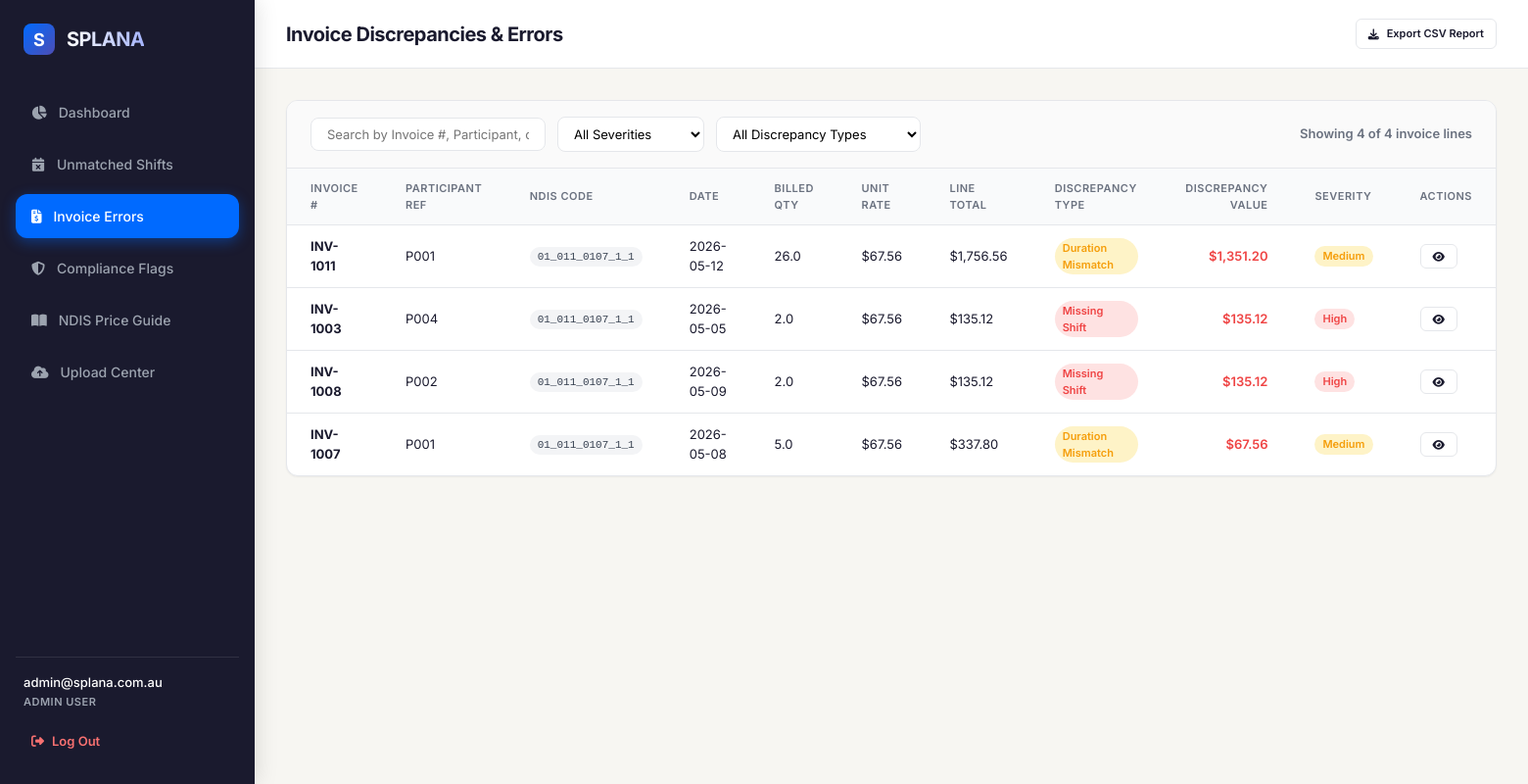
The page /invoice-errors (signed in) on the database its author committed.
### tables this page shows
CREATE TABLE reconciliation_results (
        result_id INTEGER PRIMARY KEY AUTOINCREMENT,
        run_datetime TIMESTAMP DEFAULT CURRENT_TIMESTAMP,
        shift_id TEXT,
        invoice_id INTEGER,
        invoice_number TEXT,
        match_status TEXT, -- 'matched', 'unmatched', 'partial'
        discrepancy_type TEXT, -- 'none', 'unbilled_shift', 'missing_shift', 'duration_mismatch', 'rate_mismatch', 'multiple_shifts'
        discrepancy_amount REAL DEFAULT 0.0,
        flag_severity TEXT, -- 'none', 'low', 'medium', 'high'
        notes TEXT,
        FOREIGN KEY(shift_id) REFERENCES shifts(shift_id),
        FOREIGN KEY(invoice_id) REFERENCES invoices(invoice_id)
    );

CREATE TABLE invoices (
        invoice_id INTEGER PRIMARY KEY AUTOINCREMENT,
        invoice_number TEXT NOT NULL,
        line_date TEXT NOT NULL,
        participant_reference TEXT NOT NULL,
        support_item_code TEXT NOT NULL,
        description TEXT,
        quantity REAL,
        unit_amount REAL,
        line_total REAL,
        payment_status TEXT,
        uploaded_at TIMESTAMP DEFAULT CURRENT_TIMESTAMP
    );

### app.py (the view)
@app.route('/invoice-errors')
@login_required
def invoice_errors():
    conn = get_db()
    cursor = conn.cursor()
    cursor.execute("""
        SELECT
            r.result_id,
            r.match_status,
            r.discrepancy_type,
            r.discrepancy_amount,
            r.flag_severity,
            r.notes,
            i.invoice_number,
            i.line_date,
            i.participant_reference,
            i.support_item_code,
            i.description,
            i.quantity,
            i.unit_amount,
            i.line_total,
            i.payment_status,
            s.shift_id
        FROM reconciliation_results r
        JOIN invoices i ON r.invoice_id = i.invoice_id
        LEFT JOIN shifts s ON r.shift_id = s.shift_id
        WHERE r.match_status = 'unmatched' OR r.discrepancy_type IN ('rate_mismatch', 'duration_mismatch')
        ORDER BY r.discrepancy_amount DESC
    """)
    results = cursor.fetchall()
    conn.close()
    return render_template('invoice_errors.html', user=get_current_user(), results=results)

### app.py (called while the page is built)
def is_logged_in():
    return 'user_id' in session

def get_current_user():
    if not is_logged_in():
        return None
    return {
        "user_id": session.get("user_id"),
        "email": session.get("email"),
        "role": session.get("role")
    }

def login_required(f):
    from functools import wraps
    @wraps(f)
    def decorated_function(*args, **kwargs):
        if not is_logged_in():
            flash("Please log in to access this page.", "error")
            return redirect(url_for('login'))
        return f(*args, **kwargs)
    return decorated_function

### database.py (called while the page is built)
def get_db():
    conn = sqlite3.connect(DB_NAME)
    conn.row_factory = sqlite3.Row
    return conn

### templates/invoice_errors.html (shortened to what this page needs)
{% extends 'base.html' %}
{% block page_header %}Invoice Discrepancies & Errors{% endblock %}
{% block content %}
<div class="data-table-container">
    <div class="table-filter-bar">
        <div class="filter-group">
            <input type="text" id="searchInput" class="search-input" placeholder="Search by Invoice #, Participant, or Code..." onkeyup="filterTable()">
            <select id="severityFilter" class="filter-select" onchange="filterTable()">
                <option value="">All Severities</option>
            </select>
            <select id="discrepancyFilter" class="filter-select" onchange="filterTable()">
                <option value="">All Discrepancy Types</option>
            </select>
        </div>
        <div style="font-size: 13px; font-weight: 600; color: var(--text-muted);">
            Showing <span id="filteredCount">0</span> of {{ results|length }} invoice lines
        </div>
    </div>
    <table class="high-density-table" id="invoicesTable">
        <thead>
            <tr>
                <th>Invoice #</th>
                <th>Participant Ref</th>
                <th>NDIS Code</th>
                <th>Date</th>
                <th>Billed Qty</th>
                <th>Unit Rate</th>
                <th>Line Total</th>
                <th>Discrepancy Type</th>
                <th style="text-align: right;">Discrepancy Value</th>
                <th>Severity</th>
                <th>Actions</th>
            </tr>
        </thead>
        <tbody>
            {% for row in results %}
            <tr data-severity="{{ row.flag_severity|lower }}" data-discrepancy="{{ row.discrepancy_type|lower }}" style="cursor: pointer;" onclick="openDetailsModal('{{ row.invoice_number }}', '{{ row.participant_reference }}', '{{ row.support_item_code }}', '{{ row.line_date }}', '{{ row.quantity }}', '{{ row.unit_amount }}', '{{ row.line_total }}', '{{ row.discrepancy_type }}', '{{ row.discrepancy_amount }}', '{{ row.notes|replace('\'', '\\\'') }}')">
                <td><strong>{{ row.invoice_number }}</strong></td>
                <td>{{ row.participant_reference }}</td>
                <td><span class="badge" style="font-family: monospace; background-color: #F3F4F6; color: #374151; font-weight: 500;">{{ row.support_item_code }}</span></td>
                <td>{{ row.line_date }}</td>
                <td>{{ row.quantity }}</td>
                <td>${{ "{:,.2f}".format(row.unit_amount) }}</td>
                <td>${{ "{:,.2f}".format(row.line_total) }}</td>
                <td>
                    <span class="badge {% if row.discrepancy_type == 'missing_shift' %}severity-high{% else %}severity-medium{% endif %}">
                        {{ row.discrepancy_type|replace('_', ' ') }}
                    </span>
                </td>
                <td style="text-align: right; font-weight: 600; color: var(--danger);">
                    ${{ "{:,.2f}".format(row.discrepancy_amount) }}
                </td>
                <td>
                    <span class="badge severity-{{ row.flag_severity|lower }}">
                        {{ row.flag_severity }}
                    </span>
                </td>
                <td>
                    <button class="btn btn-secondary btn-small" onclick="event.stopPropagation(); this.parentElement.parentElement.click();">
                        <i class="fa-solid fa-eye"></i>
                    </button>
                </td>
            </tr>
            {% endfor %}
        </tbody>
    </table>
</div>
{% endblock %}

### static/style.css (style rules this page uses)
:root { --primary: #006AFF; --primary-hover: #0056cc; --accent: #4D4DB4; --dark: #1A1A2E; --bg-light: #F7F6F2; --white: #FFFFFF; --success: #10B981; --success-light: #D1FAE5; --warning: #F59E0B; --warning-light: #FEF3C7; --danger: #EF4444; --danger-light: #FEE2E2; --info: #3B82F6; --info-light: #DBEAFE; --border-color: #E5E7EB; --text-muted: #6B7280; --font-sans: 'Inter', -apple-system, BlinkMacSystemFont, "Segoe UI", Roboto, Arial, sans-serif; --sidebar-width: 260px; --header-height: 70px; --border-radius: 12px; --shadow-sm: 0 1px 2px 0 rgba(0, 0, 0, 0.05); --shadow-md: 0 4px 6px -1px rgba(0, 0, 0, 0.1), 0 2px 4px -1px rgba(0, 0, 0, 0.06); --shadow-lg: 0 10px 15px -3px rgba(0, 0, 0, 0.1), 0 4px 6px -2px rgba(0, 0, 0, 0.05); }
* { box-sizing: border-box; margin: 0; padding: 0; }
body { font-family: var(--font-sans); background-color: var(--bg-light); color: var(--dark); line-height: 1.5; -webkit-font-smoothing: antialiased; }
.data-table-container { background-color: var(--white); border-radius: var(--border-radius); box-shadow: var(--shadow-sm); border: 1px solid var(--border-color); overflow: hidden; margin-bottom: 24px; }
.table-filter-bar { padding: 16px 24px; border-bottom: 1px solid var(--border-color); display: flex; justify-content: space-between; align-items: center; gap: 16px; flex-wrap: wrap; background-color: #FAFAFA; }
.filter-group { display: flex; align-items: center; gap: 12px; }
.search-input { padding: 8px 16px; border: 1px solid var(--border-color); border-radius: 8px; font-size: 13px; font-family: var(--font-sans); outline: none; min-width: 240px; transition: border-color 0.2s; }
.filter-select { padding: 8px 12px; border: 1px solid var(--border-color); border-radius: 8px; font-size: 13px; font-family: var(--font-sans); outline: none; background-color: var(--white); cursor: pointer; }
.high-density-table { width: 100%; border-collapse: collapse; text-align: left; font-size: 13px; }
.high-density-table th { background-color: #F9FAFB; font-weight: 600; color: var(--text-muted); padding: 12px 24px; border-bottom: 1px solid var(--border-color); text-transform: uppercase; font-size: 11px; letter-spacing: 0.5px; }
.high-density-table td { padding: 12px 24px; border-bottom: 1px solid var(--border-color); color: var(--dark); vertical-align: middle; }
.high-density-table tbody tr:last-child td { border-bottom: none; }
.badge { display: inline-flex; align-items: center; padding: 2px 8px; border-radius: 9999px; font-size: 11px; font-weight: 600; text-transform: capitalize; }
.badge.severity-high { background-color: var(--danger-light); color: var(--danger); }
.badge.severity-medium { background-color: var(--warning-light); color: var(--warning); }
.btn { display: inline-flex; align-items: center; justify-content: center; gap: 8px; padding: 10px 18px; border-radius: 8px; font-size: 13px; font-weight: 600; font-family: var(--font-sans); cursor: pointer; border: none; text-decoration: none; transition: all 0.2s ease; }
.btn-secondary { background-color: var(--white); color: var(--dark); border: 1px solid var(--border-color); }
.btn-small { padding: 6px 12px; font-size: 11px; border-radius: 6px; }

### rows shown on the page
reconciliation_results: invoice_number "INV-1011", participant_reference "P001", support_item_code "01_011_0107_1_1", line_date "2026-05-12", quantity "26.0", discrepancy_type "Duration Mismatch", discrepancy_amount "1,351.20", flag_severity "Medium"
invoices: unit_amount "67.56", line_total "1,756.56"
reconciliation_results: invoice_number "INV-1003", participant_reference "P004", support_item_code "01_011_0107_1_1", line_date "2026-05-05", quantity "2.0", discrepancy_type "Missing Shift", discrepancy_amount "135.12", flag_severity "High"
invoices: unit_amount "67.56", line_total "135.12"
reconciliation_results: invoice_number "INV-1008", participant_reference "P002", support_item_code "01_011_0107_1_1", line_date "2026-05-09", quantity "2.0", discrepancy_type "Missing Shift", discrepancy_amount "135.12", flag_severity "High"
invoices: unit_amount "67.56", line_total "135.12"
reconciliation_results: invoice_number "INV-1007", participant_reference "P001", support_item_code "01_011_0107_1_1", line_date "2026-05-08", quantity "5.0", discrepancy_type "Duration Mismatch", discrepancy_amount "67.56", flag_severity "Medium"
invoices: unit_amount "67.56", line_total "337.80"

### other values the page prints
{{ user.email }} "admin@splana.com.au"
{{ user.role }} "ADMIN"
{{ results|length }} "4"
